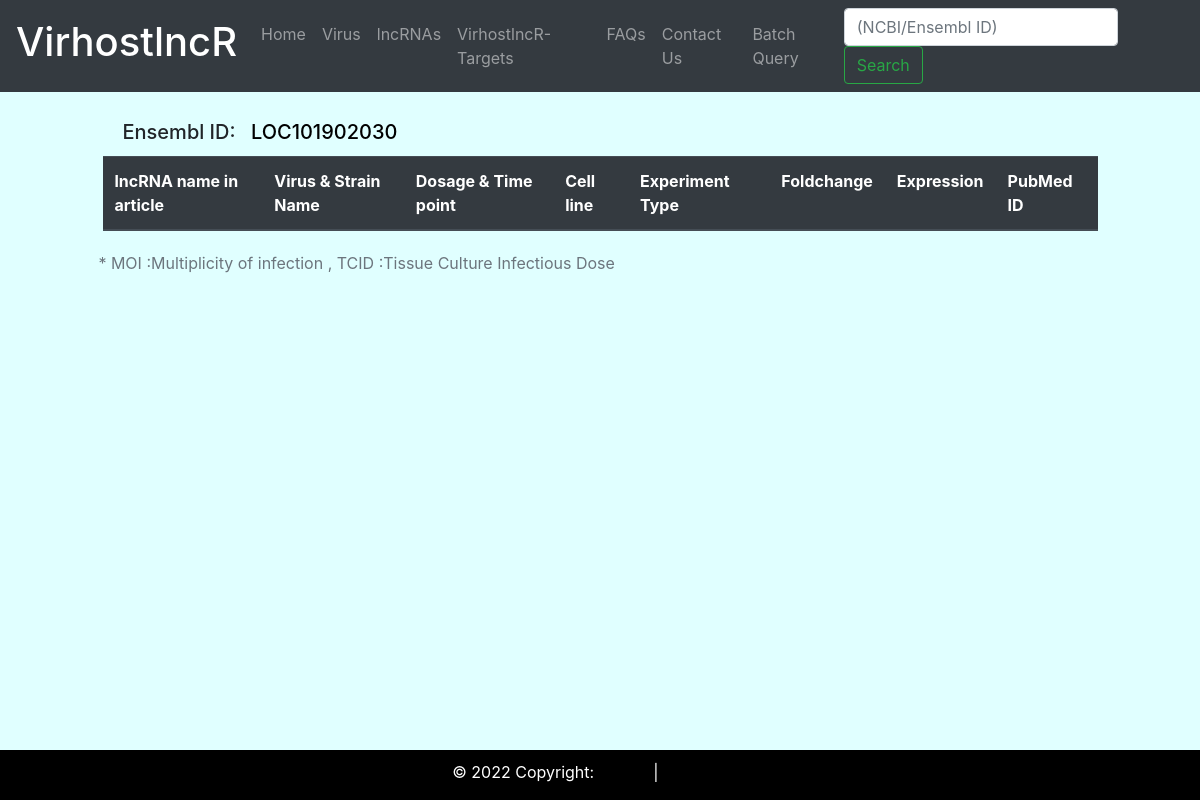
/VirhostlncR/rnadetials/LOC101902030/, run on an earlier commit of the app's database.
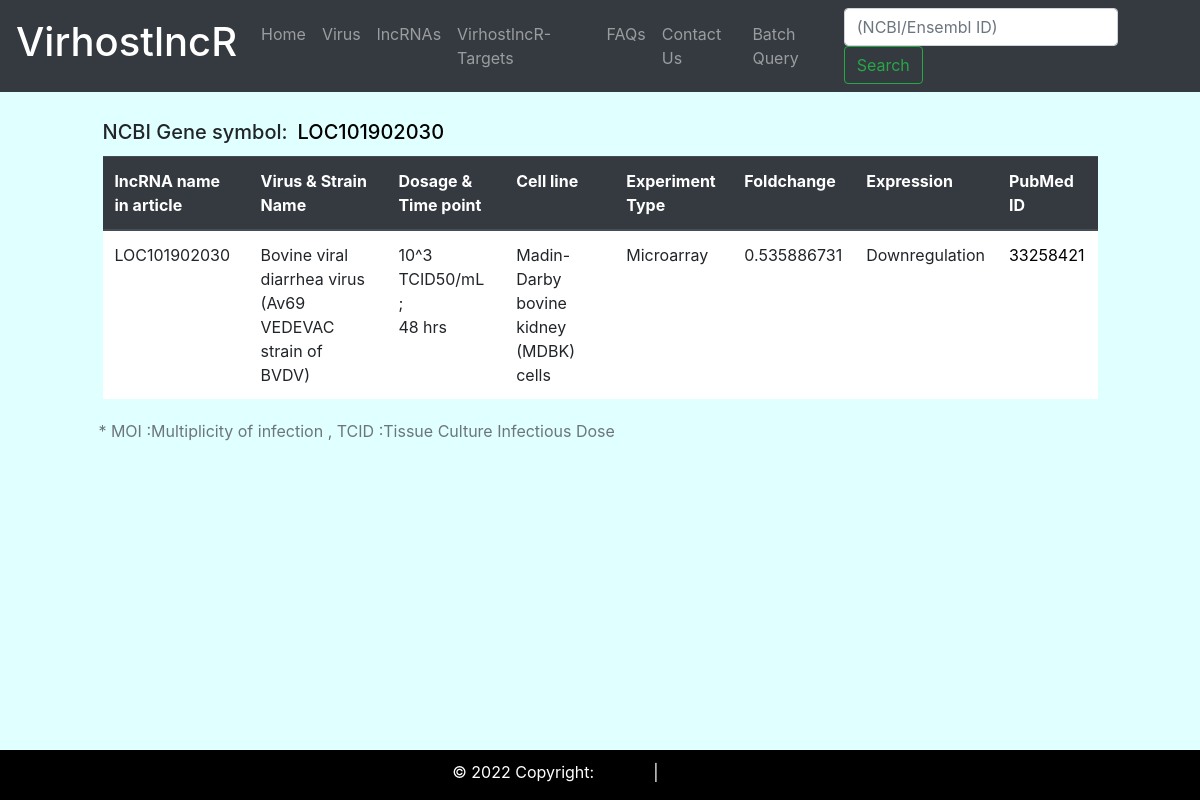
And on a later commit of the database.
### lncrna/models.py (models this page shows, shortened)
class Lncrna(models.Model):
    stimuli = models.CharField(max_length = 255)
    dosage = models.CharField(max_length = 255)
    time_point = models.CharField(max_length = 50 )
    experiment_type = models.CharField( max_length = 200)
    cell_line = models.CharField(max_length = 255)
    lncrna_name = models.CharField(max_length = 255)
    ncbi_gene = models.CharField(max_length = 255 , null = True, blank = True )
    ensembl_id = models.CharField(max_length = 255, null = True, blank = True )
    foldchange = models.CharField( max_length = 255, null = True, blank = True )
    expression = models.CharField(max_length = 50)
    pubmed_id = models.CharField(max_length = 50, null = True , blank = True)
    reference = models.CharField(max_length = 255, null = True, blank = True)

### lncrna/views.py (the view)
# urls.py: path('rnadetials/<str:lncraname>/',views.lncraname, name = 'lncraname'),
def lncraname(request, lncraname):
    lncra = Lncrna.objects.filter(Q(ncbi_gene = lncraname)|Q(ensembl_id =  lncraname) )
    has_ncbi = False
    if lncra.filter(ncbi_gene=lncraname).exists():
        has_ncbi = True
    dis_lncraname = lncraname
    context = {'lncra':lncra,'dis_lncraname':dis_lncraname,'has_ncbi':has_ncbi}
    return render(request,'lncrna/lncra_details.html',context)

### templates/lncrna/lncra_details.html (shortened to what this page needs)
{% extends 'lncrna/base.html' %}
{% block content %}
<div class="cotainer mt-1" >
<div class="row d-flex justify-content-left">
  <div class="col col-xl-1">
  </div>
<div class="col col-xl-6 pt-4">
{% if has_ncbi %}
<h5 class="h5">NCBI Gene symbol:&ensp;<a target="_blank" href="https://www.ncbi.nlm.nih.gov/gene/?term={{ dis_lncraname }}">{{ dis_lncraname }}
</a>
</h5>
{% else %}
<h5 class="h5" style="padding-left: 20px" >Ensembl ID:&ensp; <a target="_blank" href="https://asia.ensembl.org/Multi/Search/Results?q={{ dis_lncraname }}">{{ dis_lncraname }}
</a>
{% endif %}
</div>
</div>
</div>
<div class="cotainer mt-1">
<div class="row d-flex justify-content-center">
<div class="col col-xl-10">
<table class = "table" style="background-color: white;">
    <thead class="thead-dark">
     <tr>
    <th class="align-top">lncRNA name in article</th>
    <th class="align-top">Virus & Strain Name</th>
    <th class="align-top">Dosage & Time point</th>
    <th class="align-top">Cell line</th>
    <th class="align-top">Experiment Type</th>
    <th class="align-top">Foldchange</th>
    <th class="align-top">Expression</th>
    <th class="align-top">PubMed ID</th>
    </tr>
    {% for vrs in lncra %}
  <tr>
      <td>{{ vrs.lncrna_name }}</td>
      <td>{{ vrs.stimuli }}</td>
      <td>{{ vrs.dosage }};
        <br>
      {{ vrs.time_point }}</td>
      <td>{{ vrs.cell_line }}</td>
      <td>{{ vrs.experiment_type }}</td>
      <td>{{ vrs.foldchange }}</td>
      <td>{{ vrs.expression }}</td>
      <td> <a href="https://pubmed.ncbi.nlm.nih.gov/{{ vrs.pubmed_id }}" target="_blank"> {{ vrs.pubmed_id }} </a></td>
  </tr>
{% endfor %}
</table>
</div>
</div>
</div>
<div class="mt-1">
  <div class="row">
    <div class="col xl-10" style="margin-left: 8%;">
      <div class="d-flex justify-content-left">
  <p class=" text-muted">* MOI :Multiplicity of infection , TCID :Tissue Culture Infectious Dose</p>
    </div>
    </div>
  </div>
</div>
{% endblock %}

What changed in the data, as far as the page shows it:
added Lncrna: lncrna_name "LOC101902030", stimuli "Bovine viral diarrhea virus (Av69 VEDEVAC strain of BVDV)", dosage "10^3 TCID50/mL", time_point "48 hrs", cell_line "Madin-Darby bovine kidney (MDBK) cells", experiment_type "Microarray", foldchange "0.535886731", expression "Downregulation", pubmed_id "33258421"
Also different on the page:
{{ dis_lncraname }}: (not shown) → "LOC101902030"
{{ dis_lncraname }}: "LOC101902030" → (not shown)
text no longer shown: "Ensembl ID:"
text now shown: "NCBI Gene symbol:"
